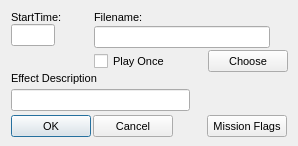
<?xml version="1.0"?>
<ui version="4.0">
  <class>Form</class>
  <widget class="QDialog" name="IDD_BRIEF_ADDSOUND">
    <property name="geometry">
      <rect>
        <x>0</x>
        <y>0</y>
        <width>298</width>
        <height>146</height>
      </rect>
    </property>
    <property name="windowTitle">
      <string>Sound Effect</string>
    </property>
    <property name="font">
      <font>
        <family>Liberation Sans</family>
        <pointsize>8</pointsize>
        <bold>false</bold>
        <italic>false</italic>
      </font>
    </property>
    <property name="enabled">
      <bool>true</bool>
    </property>
    <property name="windowFlags">
      <set>Qt::Dialog|Qt::WindowCloseButtonHint</set>
    </property>
    <property name="minimumSize">
      <size>
        <width>298</width>
        <height>146</height>
      </size>
    </property>
    <property name="maximumSize">
      <size>
        <width>298</width>
        <height>146</height>
      </size>
    </property>
    <widget class="QLabel" name="IDC_STATIC">
      <property name="geometry">
        <rect>
          <x>11</x>
          <y>11</y>
          <width>52</width>
          <height>13</height>
        </rect>
      </property>
      <property name="text">
        <string>StartTime:</string>
      </property>
      <property name="visible">
        <bool>true</bool>
      </property>
      <property name="enabled">
        <bool>true</bool>
      </property>
      <property name="alignment">
        <set>Qt::AlignLeft</set>
      </property>
    </widget>
    <widget class="QLabel" name="IDC_STATIC_2">
      <property name="geometry">
        <rect>
          <x>94</x>
          <y>11</y>
          <width>51</width>
          <height>13</height>
        </rect>
      </property>
      <property name="text">
        <string>Filename:</string>
      </property>
      <property name="visible">
        <bool>true</bool>
      </property>
      <property name="enabled">
        <bool>true</bool>
      </property>
      <property name="alignment">
        <set>Qt::AlignLeft</set>
      </property>
    </widget>
    <widget class="QLineEdit" name="IDC_BRIEF_S_STARTTIME">
      <property name="geometry">
        <rect>
          <x>11</x>
          <y>24</y>
          <width>44</width>
          <height>22</height>
        </rect>
      </property>
      <property name="visible">
        <bool>true</bool>
      </property>
      <property name="enabled">
        <bool>true</bool>
      </property>
    </widget>
    <widget class="QLineEdit" name="IDC_BRIEF_S_FILENAME">
      <property name="geometry">
        <rect>
          <x>94</x>
          <y>26</y>
          <width>176</width>
          <height>22</height>
        </rect>
      </property>
      <property name="visible">
        <bool>true</bool>
      </property>
      <property name="enabled">
        <bool>true</bool>
      </property>
    </widget>
    <widget class="QPushButton" name="IDC_BRIEF_S_CHOOSE">
      <property name="geometry">
        <rect>
          <x>208</x>
          <y>50</y>
          <width>80</width>
          <height>22</height>
        </rect>
      </property>
      <property name="text">
        <string>Choose</string>
      </property>
      <property name="visible">
        <bool>true</bool>
      </property>
      <property name="enabled">
        <bool>true</bool>
      </property>
      <property name="default">
        <bool>false</bool>
      </property>
      <property name="autoDefault">
        <bool>false</bool>
      </property>
    </widget>
    <widget class="QCheckBox" name="IDC_BRIEF_S_PLAYONCE">
      <property name="geometry">
        <rect>
          <x>94</x>
          <y>52</y>
          <width>79</width>
          <height>19</height>
        </rect>
      </property>
      <property name="text">
        <string>Play Once</string>
      </property>
      <property name="visible">
        <bool>true</bool>
      </property>
      <property name="enabled">
        <bool>true</bool>
      </property>
    </widget>
    <widget class="QLabel" name="IDC_STATIC_3">
      <property name="geometry">
        <rect>
          <x>11</x>
          <y>72</y>
          <width>101</width>
          <height>13</height>
        </rect>
      </property>
      <property name="text">
        <string>Effect Description</string>
      </property>
      <property name="visible">
        <bool>true</bool>
      </property>
      <property name="enabled">
        <bool>true</bool>
      </property>
      <property name="alignment">
        <set>Qt::AlignLeft</set>
      </property>
    </widget>
    <widget class="QLineEdit" name="IDC_BRIEF_S_DESC">
      <property name="geometry">
        <rect>
          <x>11</x>
          <y>89</y>
          <width>179</width>
          <height>22</height>
        </rect>
      </property>
      <property name="visible">
        <bool>true</bool>
      </property>
      <property name="enabled">
        <bool>true</bool>
      </property>
    </widget>
    <widget class="QPushButton" name="IDOK">
      <property name="geometry">
        <rect>
          <x>11</x>
          <y>115</y>
          <width>80</width>
          <height>22</height>
        </rect>
      </property>
      <property name="text">
        <string>OK</string>
      </property>
      <property name="visible">
        <bool>true</bool>
      </property>
      <property name="enabled">
        <bool>true</bool>
      </property>
      <property name="default">
        <bool>true</bool>
      </property>
      <property name="autoDefault">
        <bool>true</bool>
      </property>
    </widget>
    <widget class="QPushButton" name="IDCANCEL">
      <property name="geometry">
        <rect>
          <x>93</x>
          <y>115</y>
          <width>80</width>
          <height>22</height>
        </rect>
      </property>
      <property name="text">
        <string>Cancel</string>
      </property>
      <property name="visible">
        <bool>true</bool>
      </property>
      <property name="enabled">
        <bool>true</bool>
      </property>
      <property name="default">
        <bool>false</bool>
      </property>
      <property name="autoDefault">
        <bool>false</bool>
      </property>
    </widget>
    <widget class="QPushButton" name="IDC_MISSIONFLAGS">
      <property name="geometry">
        <rect>
          <x>207</x>
          <y>115</y>
          <width>80</width>
          <height>22</height>
        </rect>
      </property>
      <property name="text">
        <string>Mission Flags</string>
      </property>
      <property name="visible">
        <bool>true</bool>
      </property>
      <property name="enabled">
        <bool>true</bool>
      </property>
      <property name="default">
        <bool>false</bool>
      </property>
      <property name="autoDefault">
        <bool>false</bool>
      </property>
    </widget>
    <action name="IDD_ORPHANHUNTER">
      <property name="text">
        <string>Orphan Hunter</string>
      </property>
    </action>
    <action name="IDD_REORDER_PAGES">
      <property name="text">
        <string>Reorder Net Pages</string>
      </property>
    </action>
    <action name="IDD_SHOW_ALL_CHECKED_OUT">
      <property name="text">
        <string>Show All Pages Checked Out</string>
      </property>
    </action>
    <action name="IDM_IMPORT_BITMAP">
      <property name="text">
        <string>Bitmap/Animation Converter...</string>
      </property>
    </action>
    <action name="ID_APP_ABOUT">
      <property name="text">
        <string>&amp;About editor...</string>
      </property>
    </action>
    <action name="ID_APP_EXIT">
      <property name="text">
        <string>E&amp;xit</string>
      </property>
      <property name="shortcut">
        <string>Alt+X</string>
      </property>
    </action>
    <action name="ID_BRIEFING_EDITOR">
      <property name="text">
        <string>Briefing Editor...</string>
      </property>
    </action>
    <action name="ID_BUTTON_LIGHTING">
      <property name="text">
        <string>ID_BUTTON_LIGHTING</string>
      </property>
    </action>
    <action name="ID_BUTTON_OUTLINE">
      <property name="text">
        <string>ID_BUTTON_OUTLINE</string>
      </property>
    </action>
    <action name="ID_BUTTON_WINDOWSELECTION">
      <property name="text">
        <string>ID_BUTTON_WINDOWSELECTION</string>
      </property>
    </action>
    <action name="ID_D3HELP">
      <property name="text">
        <string>Help on D3 Editor</string>
      </property>
    </action>
    <action name="ID_EDITORS_AIPROPERTIES">
      <property name="text">
        <string>AI Properties...</string>
      </property>
    </action>
    <action name="ID_EDITORS_AMBIENTSOUNDS">
      <property name="text">
        <string>Ambient Sounds...</string>
      </property>
    </action>
    <action name="ID_EDITORS_DALLAS">
      <property name="text">
        <string>Dallas Graphical Script Editor...</string>
      </property>
    </action>
    <action name="ID_EDITORS_FILES">
      <property name="text">
        <string>Files...</string>
      </property>
    </action>
    <action name="ID_EDITORS_MEGACELLS">
      <property name="text">
        <string>Megacells...</string>
      </property>
    </action>
    <action name="ID_EDIT_ADDSELECT">
      <property name="text">
        <string>Add Current Room to Selected List</string>
      </property>
    </action>
    <action name="ID_EDIT_ATTACH">
      <property name="text">
        <string>&amp;Attach</string>
      </property>
    </action>
    <action name="ID_EDIT_CLEARSELECTED">
      <property name="text">
        <string>Clear Selected List</string>
      </property>
    </action>
    <action name="ID_EDIT_COPY">
      <property name="text">
        <string>&amp;Copy</string>
      </property>
      <property name="shortcut">
        <string>Ctrl+Ins</string>
      </property>
    </action>
    <action name="ID_EDIT_CUT">
      <property name="text">
        <string>Cu&amp;t</string>
      </property>
      <property name="shortcut">
        <string>Shift+Del</string>
      </property>
    </action>
    <action name="ID_EDIT_DELETE">
      <property name="text">
        <string>&amp;Delete</string>
      </property>
    </action>
    <action name="ID_EDIT_LOADSCRAP">
      <property name="text">
        <string>Load Scrap from Disk</string>
      </property>
    </action>
    <action name="ID_EDIT_PASTE">
      <property name="text">
        <string>&amp;Paste</string>
      </property>
      <property name="shortcut">
        <string>Shift+Ins</string>
      </property>
    </action>
    <action name="ID_EDIT_PLACE">
      <property name="text">
        <string>&amp;Place in Mine</string>
      </property>
    </action>
    <action name="ID_EDIT_PLACE_TERRAIN">
      <property name="text">
        <string>&amp;Place on Terrain</string>
      </property>
    </action>
    <action name="ID_EDIT_REMOVESELECT">
      <property name="text">
        <string>Remove Current Room from Selected List</string>
      </property>
    </action>
    <action name="ID_EDIT_SAVESCRAP">
      <property name="text">
        <string>Save Scrap to Disk</string>
      </property>
    </action>
    <action name="ID_EDIT_SELECTATTACHED">
      <property name="text">
        <string>Select All Rooms Attached to Current Room</string>
      </property>
    </action>
    <action name="ID_EDIT_UNDO">
      <property name="text">
        <string>&amp;Undo</string>
      </property>
      <property name="shortcut">
        <string>Alt+Backspace</string>
      </property>
    </action>
    <action name="ID_FILE_AUTOSAVE">
      <property name="text">
        <string>Autosave</string>
      </property>
      <property name="checkable">
        <bool>true</bool>
      </property>
    </action>
    <action name="ID_FILE_CHECKMINE">
      <property name="text">
        <string>&amp;Check Mine</string>
      </property>
    </action>
    <action name="ID_FILE_FIXCRACKS">
      <property name="text">
        <string>Fix Level Cracks</string>
      </property>
    </action>
    <action name="ID_FILE_FIXDEGENERATEFACES">
      <property name="text">
        <string>Fix/Remove Degenerate Faces</string>
      </property>
    </action>
    <action name="ID_FILE_IMPORT_ROOM">
      <property name="text">
        <string>Import 3DSMax Room</string>
      </property>
    </action>
    <action name="ID_FILE_INFORMATION">
      <property name="text">
        <string>&amp;Information</string>
      </property>
      <property name="shortcut">
        <string>Alt+I</string>
      </property>
    </action>
    <action name="ID_FILE_LEAVE_EDITOR">
      <property name="text">
        <string>Go to main menu...</string>
      </property>
    </action>
    <action name="ID_FILE_LEVELPROPS">
      <property name="text">
        <string>Set Selected Room(s) Properties</string>
      </property>
    </action>
    <action name="ID_FILE_LEVEL_INFO">
      <property name="text">
        <string>Edit Level Info...</string>
      </property>
    </action>
    <action name="ID_FILE_MRU_FILE1">
      <property name="text">
        <string>Recent File</string>
      </property>
      <property name="enabled">
        <bool>false</bool>
      </property>
    </action>
    <action name="ID_FILE_NEW">
      <property name="text">
        <string>&amp;New</string>
      </property>
      <property name="shortcut">
        <string>Ctrl+N</string>
      </property>
    </action>
    <action name="ID_FILE_OPEN">
      <property name="text">
        <string>&amp;Open...</string>
      </property>
      <property name="shortcut">
        <string>Ctrl+O</string>
      </property>
    </action>
    <action name="ID_FILE_PLAY640X480">
      <property name="text">
        <string>&amp;Play in 640 x 480</string>
      </property>
      <property name="shortcut">
        <string>Alt+P</string>
      </property>
    </action>
    <action name="ID_FILE_PREFERENCES">
      <property name="text">
        <string>Preferences</string>
      </property>
    </action>
    <action name="ID_FILE_PRINT">
      <property name="text">
        <string>&amp;Print...</string>
      </property>
      <property name="shortcut">
        <string>Ctrl+P</string>
      </property>
    </action>
    <action name="ID_FILE_PRINT_PREVIEW">
      <property name="text">
        <string>Print Pre&amp;view</string>
      </property>
    </action>
    <action name="ID_FILE_PRINT_SETUP">
      <property name="text">
        <string>P&amp;rint Setup...</string>
      </property>
    </action>
    <action name="ID_FILE_REMOVEDUPLICATEFACESFROMCURRENTROOM">
      <property name="text">
        <string>Remove Duplicate Faces from Current Room</string>
      </property>
    </action>
    <action name="ID_FILE_REMOVEEXTRAPOINTS">
      <property name="text">
        <string>Remove Extra Points</string>
      </property>
    </action>
    <action name="ID_FILE_RESTOREGAMESTATE">
      <property name="text">
        <string>Restore Gamestate</string>
      </property>
    </action>
    <action name="ID_FILE_SAVE">
      <property name="text">
        <string>&amp;Save</string>
      </property>
      <property name="shortcut">
        <string>Ctrl+S</string>
      </property>
    </action>
    <action name="ID_FILE_SAVEGOALTEXT">
      <property name="text">
        <string>Save Goal Text to File</string>
      </property>
    </action>
    <action name="ID_FILE_SAVE_AS">
      <property name="text">
        <string>Save &amp;As...</string>
      </property>
    </action>
    <action name="ID_FILE_SAVE_COPY_AS">
      <property name="text">
        <string>Save Copy &amp;As...</string>
      </property>
    </action>
    <action name="ID_FILE_STATS">
      <property name="text">
        <string>Show Level Stats</string>
      </property>
    </action>
    <action name="ID_FILE_UPDATE">
      <property name="text">
        <string>&amp;Update</string>
      </property>
      <property name="shortcut">
        <string>Ctrl+S</string>
      </property>
    </action>
    <action name="ID_FILE_VERIFY_LEVEL">
      <property name="text">
        <string>Verify Level</string>
      </property>
    </action>
    <action name="ID_HOTSPOT_TGA">
      <property name="text">
        <string>HotSpot TGA Extractor...</string>
      </property>
    </action>
    <action name="ID_MINE_VIEW">
      <property name="text">
        <string>Mine View</string>
      </property>
      <property name="shortcut">
        <string>F2</string>
      </property>
    </action>
    <action name="ID_OBJBUTTON">
      <property name="text">
        <string>ID_OBJBUTTON</string>
      </property>
    </action>
    <action name="ID_OBJECT_DELETEOBJECT">
      <property name="text">
        <string>Delete Object</string>
      </property>
      <property name="shortcut">
        <string>Del</string>
      </property>
    </action>
    <action name="ID_OBJECT_MOVEPLAYER">
      <property name="text">
        <string>Move Player 0 to Viewer</string>
      </property>
    </action>
    <action name="ID_OBJECT_PLACECAMERAATCURRENTFACE">
      <property name="text">
        <string>Create New Camera at Current Face</string>
      </property>
    </action>
    <action name="ID_OBJECT_PLACECAMERAATVIEWER">
      <property name="text">
        <string>Create New Camera at Viewer</string>
      </property>
    </action>
    <action name="ID_OBJECT_PLACEOBJECT">
      <property name="text">
        <string>Place Object</string>
      </property>
      <property name="shortcut">
        <string>Ins</string>
      </property>
    </action>
    <action name="ID_OBJECT_PLACESOUNDSOURCEATVIEWER">
      <property name="text">
        <string>Create SoundSource at Viewer</string>
      </property>
    </action>
    <action name="ID_OBJECT_PLACEWAYPOINTATVIEWER">
      <property name="text">
        <string>Place Waypoint at Viewer</string>
      </property>
    </action>
    <action name="ID_OBJECT_SELECTBYNUMBER">
      <property name="text">
        <string>Select Object By Number</string>
      </property>
    </action>
    <action name="ID_OBJECT_SETCAMERAFROMVIEWER">
      <property name="text">
        <string>Move Camera to Viewer</string>
      </property>
    </action>
    <action name="ID_OBJECT_SETVIEWERFROMCAMERA">
      <property name="text">
        <string>Move Viewer to Camera</string>
      </property>
    </action>
    <action name="ID_OSIRISCOMPILE">
      <property name="text">
        <string>ID_OSIRISCOMPILE</string>
      </property>
    </action>
    <action name="ID_REINIT_OPENGL">
      <property name="text">
        <string>ID_REINIT_OPENGL</string>
      </property>
    </action>
    <action name="ID_ROOM_ADD">
      <property name="text">
        <string>&amp;Add Room at Current Face</string>
      </property>
      <property name="shortcut">
        <string>Shift+A</string>
      </property>
    </action>
    <action name="ID_ROOM_ADDVERTTONEWFACE">
      <property name="text">
        <string>Add Vert to New Face</string>
      </property>
      <property name="shortcut">
        <string>Shift+V</string>
      </property>
    </action>
    <action name="ID_ROOM_ATTACHROOM">
      <property name="text">
        <string>Attach Room</string>
      </property>
    </action>
    <action name="ID_ROOM_BUILDBRIDGE">
      <property name="text">
        <string>&amp;Build Bridge</string>
      </property>
    </action>
    <action name="ID_ROOM_BUILDSMOOTHBRIDGE">
      <property name="text">
        <string>Build Smooth Bridge</string>
      </property>
      <property name="shortcut">
        <string>Ctrl+B</string>
      </property>
    </action>
    <action name="ID_ROOM_CLEARCENTERPOINT">
      <property name="text">
        <string>Clear Center Point</string>
      </property>
    </action>
    <action name="ID_ROOM_COMBINE">
      <property name="text">
        <string>Combine Rooms</string>
      </property>
    </action>
    <action name="ID_ROOM_DELETE">
      <property name="text">
        <string>Delete Current Room</string>
      </property>
    </action>
    <action name="ID_ROOM_DELETECONNECTEDFACES">
      <property name="text">
        <string>Delete Connected Faces</string>
      </property>
    </action>
    <action name="ID_ROOM_DELETEFACE">
      <property name="text">
        <string>Delete Current Face</string>
      </property>
    </action>
    <action name="ID_ROOM_DELETEPORTAL">
      <property name="text">
        <string>Delete Current Portal</string>
      </property>
    </action>
    <action name="ID_ROOM_DELETEVERT">
      <property name="text">
        <string>Delete Current Vert From Face</string>
      </property>
    </action>
    <action name="ID_ROOM_DROPROOM">
      <property name="text">
        <string>Drop Room</string>
      </property>
    </action>
    <action name="ID_ROOM_FACE_ADDVERTTOEDGE">
      <property name="text">
        <string>Add Vert To Edge</string>
      </property>
    </action>
    <action name="ID_ROOM_FACE_DELETEVERTONEDGE">
      <property name="text">
        <string>Delete Vert on Edge</string>
      </property>
    </action>
    <action name="ID_ROOM_FACE_MOVEVERTONEDGE">
      <property name="text">
        <string>Move Vert on Edge</string>
      </property>
    </action>
    <action name="ID_ROOM_FACE_SPLITFACE">
      <property name="text">
        <string>Split Face</string>
      </property>
    </action>
    <action name="ID_ROOM_FINISHNEWFACE">
      <property name="text">
        <string>Add Last Point to New Face (Finish Face)</string>
      </property>
    </action>
    <action name="ID_ROOM_GRABTEXTURE">
      <property name="text">
        <string>Grab Texture</string>
      </property>
      <property name="shortcut">
        <string>G</string>
      </property>
    </action>
    <action name="ID_ROOM_JOINROOMS">
      <property name="text">
        <string>Join Rooms</string>
      </property>
    </action>
    <action name="ID_ROOM_JOINROOMSEXACT">
      <property name="text">
        <string>Join Rooms Exact</string>
      </property>
    </action>
    <action name="ID_ROOM_JOIN_ADJACENT_FACES">
      <property name="text">
        <string>Join Adjacent Faces</string>
      </property>
    </action>
    <action name="ID_ROOM_LINKTONEWEXTERNAL">
      <property name="text">
        <string>Link Room to New External Room</string>
      </property>
    </action>
    <action name="ID_ROOM_MARK">
      <property name="text">
        <string>&amp;Mark Room/Face</string>
      </property>
      <property name="shortcut">
        <string>Ctrl+M</string>
      </property>
    </action>
    <action name="ID_ROOM_MERGEOBJECTINTOROOM">
      <property name="text">
        <string>Merge Object into Room</string>
      </property>
    </action>
    <action name="ID_ROOM_NEXTFACE">
      <property name="text">
        <string>Next Face</string>
      </property>
      <property name="shortcut">
        <string>F</string>
      </property>
    </action>
    <action name="ID_ROOM_PLACEROOM">
      <property name="text">
        <string>Place Room at Current Room</string>
      </property>
    </action>
    <action name="ID_ROOM_PLACETERRAINROOM">
      <property name="text">
        <string>Place Room at Current Terrain Cell</string>
      </property>
    </action>
    <action name="ID_ROOM_PREVIOUSFACE">
      <property name="text">
        <string>Previous Face</string>
      </property>
      <property name="shortcut">
        <string>Shift+F</string>
      </property>
    </action>
    <action name="ID_ROOM_PROPAGATETOADJACENTCOPLANARFACES">
      <property name="text">
        <string>Propagate to Adjacent Coplanar Faces</string>
      </property>
      <property name="shortcut">
        <string>Ctrl+F</string>
      </property>
    </action>
    <action name="ID_ROOM_PROPAGATETOALL">
      <property name="text">
        <string>Propagate to All Faces in Room</string>
      </property>
      <property name="shortcut">
        <string>Shift+R</string>
      </property>
    </action>
    <action name="ID_ROOM_RENAMEROOM">
      <property name="text">
        <string>Rename Room</string>
      </property>
      <property name="shortcut">
        <string>Ctrl+R</string>
      </property>
    </action>
    <action name="ID_ROOM_ROTATEPLACEDROOM45DEGREES">
      <property name="text">
        <string>Rotate Placed Room 45 Degrees</string>
      </property>
    </action>
    <action name="ID_ROOM_SAVECURRENTROOM">
      <property name="text">
        <string>Save Current Room</string>
      </property>
    </action>
    <action name="ID_ROOM_SELECTBYNUMBER">
      <property name="text">
        <string>Select Room by Number</string>
      </property>
    </action>
    <action name="ID_ROOM_SELECTFACEBYNUMBER">
      <property name="text">
        <string>Select Face by Number</string>
      </property>
    </action>
    <action name="ID_ROOM_SETCENTERFROMVIEWER">
      <property name="text">
        <string>Set Room Center from Viewer</string>
      </property>
    </action>
    <action name="ID_ROOM_SNAPPLACEDROOM">
      <property name="text">
        <string>Snap Placed Room</string>
      </property>
    </action>
    <action name="ID_ROOM_SNAPPOINTTOEDGE">
      <property name="text">
        <string>Snap Point to Edge</string>
      </property>
    </action>
    <action name="ID_ROOM_SNAPPOINTTOFACE">
      <property name="text">
        <string>Snap Point to Face</string>
      </property>
    </action>
    <action name="ID_ROOM_SNAPPOINTTOPOINT">
      <property name="text">
        <string>Snap Point to Point</string>
      </property>
    </action>
    <action name="ID_ROOM_SPLITFACE">
      <property name="text">
        <string>Triangulate face</string>
      </property>
    </action>
    <action name="ID_ROOM_STARTNEWFACE">
      <property name="text">
        <string>Add First Point to New Face (Start Face)</string>
      </property>
    </action>
    <action name="ID_ROOM_SWAPMAKEDANDCURRENTROOMFACE">
      <property name="text">
        <string>Swap Marked and Current Room/Face</string>
      </property>
    </action>
    <action name="ID_ROOM_UNDOSNAP">
      <property name="text">
        <string>Undo Snap</string>
      </property>
    </action>
    <action name="ID_ROOM_UNPLACEROOM">
      <property name="text">
        <string>Un-place Room/Group/Door</string>
      </property>
    </action>
    <action name="ID_ROOM_VIEW">
      <property name="text">
        <string>Room View</string>
      </property>
      <property name="shortcut">
        <string>F4</string>
      </property>
    </action>
    <action name="ID_SCRIPT_LEVEL_INTERFACE">
      <property name="text">
        <string>Levels and Scripts...</string>
      </property>
    </action>
    <action name="ID_SUBEDITORS_FONT">
      <property name="text">
        <string>Font Editor...</string>
      </property>
    </action>
    <action name="ID_SUBEDITORS_HOGMAKER">
      <property name="text">
        <string>Hog Maker...</string>
      </property>
    </action>
    <action name="ID_SUBEDITORS_TABLEFILEEDIT">
      <property name="text">
        <string>Table File Text Editor...</string>
      </property>
    </action>
    <action name="ID_SUBEDITORS_TABLEFILEFILTER">
      <property name="text">
        <string>Table File Filter...</string>
      </property>
    </action>
    <action name="ID_TABLEEDIT_FILE_EXIT">
      <property name="text">
        <string>&amp;Exit</string>
      </property>
    </action>
    <action name="ID_TABLEEDIT_FILE_LOAD">
      <property name="text">
        <string>&amp;Load...</string>
      </property>
    </action>
    <action name="ID_TABLEEDIT_FILE_SAVE">
      <property name="text">
        <string>&amp;Save</string>
      </property>
    </action>
    <action name="ID_TABLEEDIT_FILE_SAVE_AS">
      <property name="text">
        <string>S&amp;ave as...</string>
      </property>
    </action>
    <action name="ID_TABLEFILTER_FILE_EXIT">
      <property name="text">
        <string>Exit</string>
      </property>
    </action>
    <action name="ID_TABLEFILTER_FILE_LOAD">
      <property name="text">
        <string>Load...</string>
      </property>
    </action>
    <action name="ID_TABLEFILTER_FILE_NEW">
      <property name="text">
        <string>New</string>
      </property>
    </action>
    <action name="ID_TABLEFILTER_FILE_SAVE">
      <property name="text">
        <string>Save</string>
      </property>
    </action>
    <action name="ID_TABLEFILTER_FILE_SAVEAS">
      <property name="text">
        <string>Save as...</string>
      </property>
    </action>
    <action name="ID_TERRAIN_VIEW">
      <property name="text">
        <string>Terrain View</string>
      </property>
      <property name="shortcut">
        <string>F3</string>
      </property>
    </action>
    <action name="ID_TEST_TEST1">
      <property name="text">
        <string>Test function 1</string>
      </property>
    </action>
    <action name="ID_TEST_TEST2">
      <property name="text">
        <string>Test function 2</string>
      </property>
    </action>
    <action name="ID_TEST_TEST3">
      <property name="text">
        <string>Test function 3</string>
      </property>
    </action>
    <action name="ID_TOOLS_WORLD_OBJECTS_BUILDINGS">
      <property name="text">
        <string>Buildings...</string>
      </property>
    </action>
    <action name="ID_TOOLS_WORLD_OBJECTS_CLUTTER">
      <property name="text">
        <string>Clutter...</string>
      </property>
    </action>
    <action name="ID_TOOLS_WORLD_OBJECTS_DOOR">
      <property name="text">
        <string>Doors...</string>
      </property>
    </action>
    <action name="ID_TOOLS_WORLD_OBJECTS_LIGHTS">
      <property name="text">
        <string>Lights...</string>
      </property>
    </action>
    <action name="ID_TOOLS_WORLD_OBJECTS_PLAYER">
      <property name="text">
        <string>Player Ships...</string>
      </property>
    </action>
    <action name="ID_TOOLS_WORLD_OBJECTS_POWERUPS">
      <property name="text">
        <string>Powerups...</string>
      </property>
    </action>
    <action name="ID_TOOLS_WORLD_OBJECTS_ROBOTS">
      <property name="text">
        <string>Robots...</string>
      </property>
    </action>
    <action name="ID_TOOLS_WORLD_OBJECTS_SOUND">
      <property name="text">
        <string>Sounds...</string>
      </property>
    </action>
    <action name="ID_TOOLS_WORLD_TEXTURES">
      <property name="text">
        <string>Textures...</string>
      </property>
    </action>
    <action name="ID_TOOLS_WORLD_WEAPONS">
      <property name="text">
        <string>Weapons...</string>
      </property>
    </action>
    <action name="ID_VIEW_CENTERONCUBE">
      <property name="text">
        <string>Center on Current &amp;Room</string>
      </property>
      <property name="shortcut">
        <string>Home</string>
      </property>
    </action>
    <action name="ID_VIEW_CENTERONMINE">
      <property name="text">
        <string>Center on &amp;Mine Origin</string>
      </property>
    </action>
    <action name="ID_VIEW_CENTERONOBJECT">
      <property name="text">
        <string>Center on Current &amp;Object</string>
      </property>
    </action>
    <action name="ID_VIEW_DELETEVIEWER">
      <property name="text">
        <string>Delete Viewer</string>
      </property>
    </action>
    <action name="ID_VIEW_FLIP">
      <property name="text">
        <string>Flip Viewer</string>
      </property>
      <property name="shortcut">
        <string>/</string>
      </property>
    </action>
    <action name="ID_VIEW_KEYPAD_TOGGLE">
      <property name="text">
        <string>Keypad</string>
      </property>
      <property name="shortcut">
        <string>F10</string>
      </property>
    </action>
    <action name="ID_VIEW_MOVECAMERATOCURRENTOBJECT">
      <property name="text">
        <string>Move camera to Current Object</string>
      </property>
    </action>
    <action name="ID_VIEW_MOVECAMERATOSELECTEDFACE">
      <property name="text">
        <string>Move camera to &amp;Current Face</string>
      </property>
      <property name="shortcut">
        <string>Shift+C</string>
      </property>
    </action>
    <action name="ID_VIEW_MOVECAMERATOSELECTEDROOM">
      <property name="text">
        <string>Move camera to &amp;Current Room</string>
      </property>
      <property name="shortcut">
        <string>C</string>
      </property>
    </action>
    <action name="ID_VIEW_NEWVIEWER">
      <property name="text">
        <string>New Viewer</string>
      </property>
    </action>
    <action name="ID_VIEW_NEXTVIEWER">
      <property name="text">
        <string>Next Viewer</string>
      </property>
    </action>
    <action name="ID_VIEW_RESETVIEWRADIUS">
      <property name="text">
        <string>Reset View Radius</string>
      </property>
    </action>
    <action name="ID_VIEW_SHOWOBJECTSINWIREFRAMEVIEW">
      <property name="text">
        <string>Show objects in Wireframe view</string>
      </property>
    </action>
    <action name="ID_VIEW_SHOWVIEWERFORWARDVECTOR">
      <property name="text">
        <string>Show Viewer Forward Vector</string>
      </property>
    </action>
    <action name="ID_VIEW_STATUS_BAR">
      <property name="text">
        <string>&amp;Status Bar</string>
      </property>
    </action>
    <action name="ID_VIEW_TEXTUREMINE">
      <property name="text">
        <string>Te&amp;xtured view</string>
      </property>
    </action>
    <action name="ID_VIEW_TOOLBAR">
      <property name="text">
        <string>&amp;Toolbar</string>
      </property>
    </action>
    <action name="ID_VIEW_VIEWPROP">
      <property name="text">
        <string>Display Viewer Properties</string>
      </property>
    </action>
    <action name="ID_VIEW_WIREFRAMEMINE">
      <property name="text">
        <string>&amp;Wireframe view</string>
      </property>
    </action>
    <action name="ID_WINDOW_CASCADE">
      <property name="text">
        <string>&amp;Cascade</string>
      </property>
    </action>
    <action name="ID_WINDOW_TILE">
      <property name="text">
        <string>&amp;Tile</string>
      </property>
    </action>
    <action name="ID_ZBUTTON">
      <property name="text">
        <string>ID_ZBUTTON</string>
      </property>
    </action>
  </widget>
</ui>
